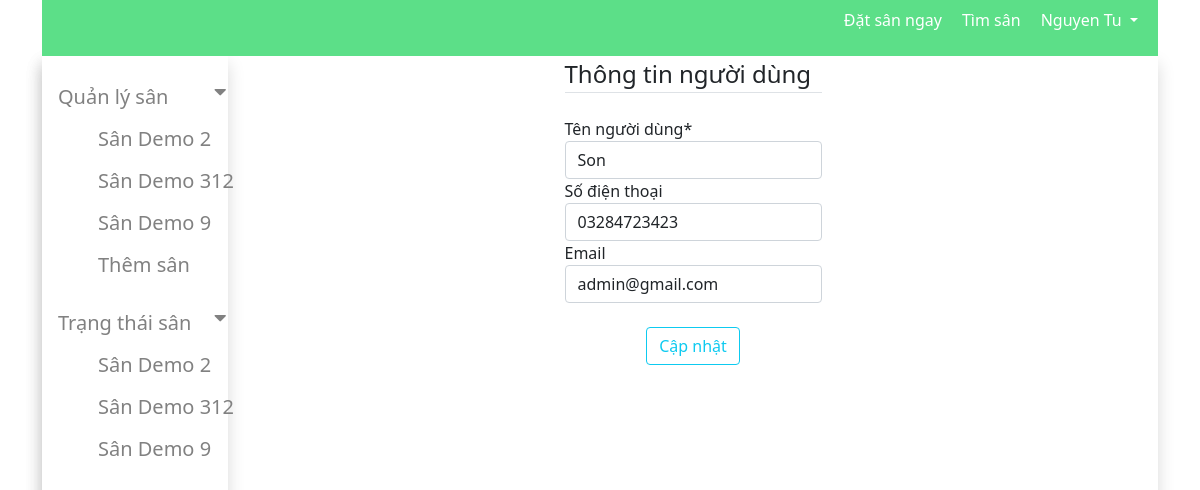
The app's page /trang-ca-nhan/11 (signed in) with its own data.
### book_stadium/models.py (models this page shows, shortened)
class User(AbstractUser):
    username = models.CharField(max_length=100, default='')
    name = models.CharField(max_length=100, blank=True)
    phone_number = models.CharField(max_length=12, blank=True)
    role = models.CharField(max_length=20, choices=Roles.choices, default='player')
    email = models.EmailField(_('email address'), blank=True)
    USERNAME_FIELD = 'email'
    REQUIRED_FIELDS = []

class Stadium(models.Model):
    name = models.CharField(max_length=100)
    address = models.CharField(max_length=100, blank=True)
    owner = models.ForeignKey(User, null=True, on_delete=models.SET_NULL)
    field_count = models.PositiveSmallIntegerField()
    image = models.ImageField(upload_to="book_stadium", default=None, null=True, blank=True)
    time_frames = models.ManyToManyField(
        'TimeFrame', through='StadiumTimeFrame')

### book_stadium/views.py (the view, shortened to what this page needs)
# urls.py: path('trang-ca-nhan/<int:id>', views.UserProfile.as_view(), name='user_profile'),
class UserProfile(View):
    form_class = UserProfileForm
    def get(self, request, id):
        user = User.objects.get(id=id)
        fields_by_owner = Stadium.objects.filter(owner=request.user)
        form = self.form_class(instance=user)
        context = {
            'form': form,
            'fields':fields_by_owner,
        }
        return render(request, 'book_stadium/userProfile.html', context)

### book_stadium/forms.py
class UserProfileForm(forms.ModelForm):
    class Meta:
        model = User
        fields = ['username', 'phone_number', 'email']
        labels = {
            'username': 'Tên người dùng',
            'phone_number': 'Số điện thoại',
            'email': 'Email'
        }

### book_stadium/myBackend.py (called while the page is built)
    def get_user(self, user_id):
        try:
            return User.objects.get(pk=user_id)
        except User.DoesNotExist:
            return None

### book_stadium/templates/book_stadium/userProfile.html (shortened to what this page needs)
{% extends 'book_stadium/base.html' %}
{% load crispy_forms_tags %}
{% load static %}
{% block content %}
<link rel="stylesheet" href="{% static 'css/userProfile.css' %}">
<div class="content-section">
    <form method="POST" enctype="multipart/form-data">
        <legend class="border-bottom mb-4">Thông tin người dùng</legend>
        {{ form|crispy }}
        <div class="form-group mt-4 mb-4">
            <button class="btn btn-outline-info" type="submit">Cập nhật</button>
        </div>
    </form>
</div>
{% endblock %}

### book_stadium/templates/book_stadium/base.html (shortened to what this page needs)
{% load static %}
{% load crispy_forms_tags %}
<!DOCTYPE html>
<html lang="en">
<head>
  <link href="https://cdnjs.cloudflare.com/ajax/libs/font-awesome/5.15.1/css/all.min.css" rel="stylesheet" />
  <link href="https://cdn.jsdelivr.net/npm/bootstrap@5.0.0-beta2/dist/css/bootstrap.min.css" rel="stylesheet"
>
  <link rel="stylesheet" href="https://stackpath.bootstrapcdn.com/font-awesome/4.7.0/css/font-awesome.min.css">
  <link rel="stylesheet" href="{% static 'css/base.css' %}">
</head>
<body>
  <div class="container">
    <header>
      <div class="navbar">
        <ul>
          <li><a href="#">Đặt sân ngay</a></li>
          <li><a href="#">Tìm sân</a></li>
          {% if user.is_authenticated %}
          <li>
            <a class="dropdown-toggle" data-toggle="dropdown" aria-haspopup="true" aria-expanded="false">
              {{user.username}}
            </a>
          </li>
          {% else %}
          <li><button type="button" class="btn btn-success" onclick="turnOnModalLogin()">Đăng nhập</button></li>
          {% endif %}
        </ul>
    </div>
    </header>
    <section class="shadow">
      {% if user.role == "owner" %}
      <div class="col-2 sidebar shadow">
        <div class="sidenav">
          <button class="dropdown-btn slideIn">
            Quản lý sân
            <i class="fa fa-caret-down"></i>
          </button>
          <div class="dropdown-container" style="display: block;">
            <ul>
                {% for field in fields %}
                    {% url 'stadium_detail' field.id as url %}
                    <li class="nav-item {% if request.path == url %}active{% endif %}">
                        <a class="field-name" href="{{url}}">{{field.name}}</a>
                    </li>
                {% endfor %}
                {% url 'create_stadium' as url %}
                <li class="nav-item {% if request.path == url %}active{% endif %}">
                    <a class="field-name" href="{{url}}">Thêm sân</a>
                </li>
            </ul>
          </div>
          <button class="dropdown-btn slideIn">
            Trạng thái sân
            <i class="fa fa-caret-down"></i>
          </button>
          <div class="dropdown-container" style="display: block;">
            <ul>
                {% for field in fields %}
                {% url 'owner' field.id as url %}
                    <li class="nav-item {% if request.path == url %}active{% endif %}">
                        <a class="field-name" href="{{url}}">{{field.name}}</a>
                    </li>
                {% endfor %}
            </ul>
          </div>
        </div>
      </div>
      {% endif %}
      <div class="col">
        {%block content%}
        {% endblock %}
      </div>
    </section>
  </div>
</body>
</html>

### static/css/base.css (style rules this page uses)
body { width: 100%; }
.navbar { background-color: #5cdf88; }
.navbar ul { display: flex; align-items: center; }
.navbar ul li { list-style: none; }
.navbar a { text-decoration: none; color: white; margin-right: 20px; }
a { text-decoration: none; color: #5cdf88; }
form { display: flex; flex-direction: column; align-items: center; }
section { display: flex; height: auto; }
.sidenav { height: 100vh; width: 200px; z-index: 1; top: 0; left: 0; overflow-x: hidden; padding-top: 20px; }
.sidenav a, .dropdown-btn { padding: 6px 8px 6px 16px; text-decoration: none; font-size: 20px; color: #818181; display: block; border: none; background: none; width:100%; text-align: left; cursor: pointer; outline: none; }
.dropdown-container { padding-left: 8px; }
.dropdown-container ul li { list-style: none; }
.fa-caret-down { float: right; padding-right: 8px; }
.col { display: flex; }

### static/css/userProfile.css (style rules this page uses)
.col { display: flex; flex-direction: column; align-items: center; }

### records on screen
User: username "Nguyen Tu"
Stadium: name "Sân Demo 2"
Stadium: name "Sân Demo 312"
Stadium: name "Sân Demo 9"
User: username "Son", phone_number "03284723423", email "admin@gmail.com"
